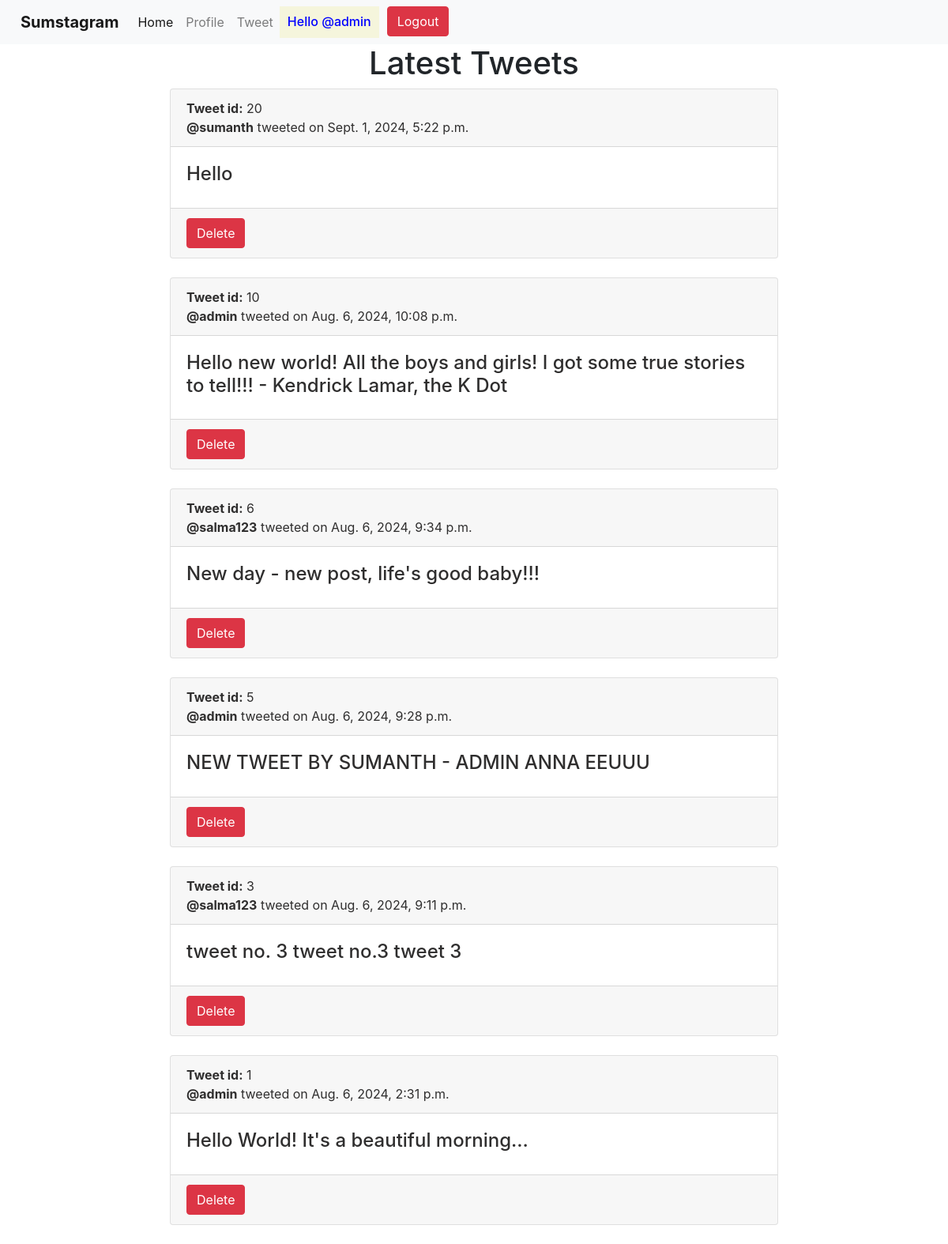
The app's page / (signed in) with its own data.
### app1/models.py (models this page shows, shortened)
class Tweet(models.Model):
    usern = models.CharField(max_length=20)
    date = models.DateTimeField(auto_now_add=True)
    tweet = models.CharField(max_length=300)
    likes = models.ManyToManyField(User, related_name="post_likes")
    dislikes = models.ManyToManyField(User, related_name="post_dislikes")

### app1/views.py (the view)
# urls.py: path("", views.render_home, name="home"),
def render_home(request):
    all = Tweet.objects.all()[::-1]
    print(request.user)
    return render(request, "index.html", {"all": all})

### templates/index.html (shortened to what this page needs)
<!DOCTYPE html>
<html lang="en">
<!doctype html>
<html lang="en">
<head>
    <link href="https://cdn.jsdelivr.net/npm/bootstrap@5.3.3/dist/css/bootstrap.min.css" rel="stylesheet"
>
</head>
<body>
    {% include 'navbar.html' %}
    <h1 align="center">Latest Tweets</h1>
    {% for j in all %}
    <div class="container col-lg-8">
        <div class="card">
    <a href="{% url 'display' j.id %}" style="text-decoration: none; color: rgb(47, 46, 46)">
    <div class="card-header">
        <strong>Tweet id:</strong> {{ j.id }} <br> <strong>@{{ j.usern }}</strong> tweeted on {{ j.date }}
    </div>
    <div class="card-body">
        <h4>{{ j.tweet }}</h4>
    </div>
    </a>
    <div class="card-footer">
    <a href="{% url 'delete' j.id %}"><button class="btn btn-danger">Delete</button></a>
    </div>
    </div>
</div>
    <br>
    {% endfor %}
</body>
</html>
</html>

### templates/navbar.html (shortened to what this page needs)
<link rel="stylesheet" href="https://cdn.jsdelivr.net/npm/bootstrap@4.0.0/dist/css/bootstrap.min.css">
<nav class="navbar navbar-expand-lg navbar-light bg-light">
  <a class="navbar-brand" href="{% url 'home' %}" style="padding-left: 10px;"><strong>Sumstagram</strong></a>
  <div class="collapse navbar-collapse" id="navbarSupportedContent">
    <ul class="navbar-nav mr-auto">
      <li class="nav-item active">
        <a class="nav-link" href="{% url 'home' %}">Home</a>
      </li>
      <li class="nav-item">
        <a class="nav-link" href="{% url 'profile' %}">Profile</a>
      </li>
      <li class="nav-item">
        <a class="nav-link" href="{% url 'create' %}">Tweet</a>
      </li>
      {% if request.user.is_authenticated %}
      <div style="background-color: beige; border: 10px">
      <h6 align="center" style="padding-top: 10px; padding-left: 10px; padding-right: 10px; color: blue">Hello @{{ request.user.username }}</h6>
    </div>
      <li >
        <a href="{% url 'logout' %}" style="padding-left: 10px;">
        <button class="btn btn-danger my-2 my-sm-0" type="submit">Logout</button>
      </a>
      </li>
      {% endif %}
    </ul>
  </div>
</nav>

### records on screen
Tweet: id "20", usern "sumanth", date "Sept. 1, 2024, 5:22 p.m.", tweet "Hello"
Tweet: id "10", usern "admin", date "Aug. 6, 2024, 10:08 p.m.", tweet "Hello new world! All the boys and girls! I got some true stories to tell!!! - Kendrick Lamar, the K Dot"
Tweet: id "6", usern "salma123", date "Aug. 6, 2024, 9:34 p.m.", tweet "New day - new post, life's good baby!!!"
Tweet: id "5", usern "admin", date "Aug. 6, 2024, 9:28 p.m.", tweet "NEW TWEET BY SUMANTH - ADMIN ANNA EEUUU"
Tweet: id "3", usern "salma123", date "Aug. 6, 2024, 9:11 p.m.", tweet "tweet no. 3 tweet no.3 tweet 3"
Tweet: id "1", usern "admin", date "Aug. 6, 2024, 2:31 p.m.", tweet "Hello World! It's a beautiful morning..."

### other values on screen
{{ request.user.username }} "admin"
